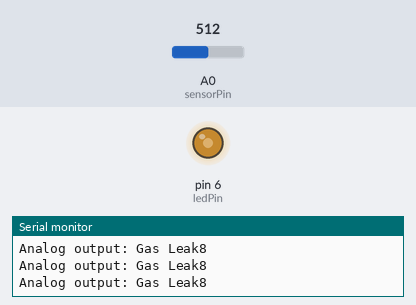
This sketch was run on a simulated Arduino Uno, built with avr-gcc and run on an emulated ATmega328P. Parts: output pins drawn as LEDs (lit = HIGH), the last lines printed to the serial monitor. Inputs (shaded band) come from the test bench; at power-on: A0 (sensorPin) = 512.

Above: at 1.3 s.
1.4 s: A0 (sensorPin) set to 279
At 2.3 s:
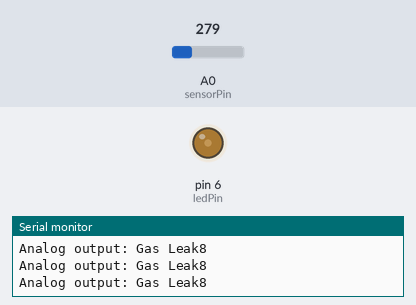
3.0 s: A0 (sensorPin) set to 247
At 3.4 s:
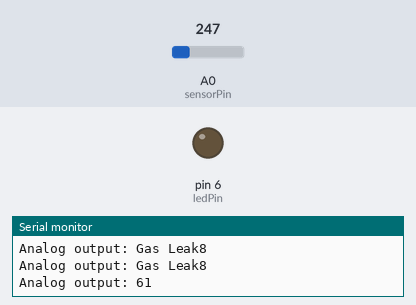
4.5 s: A0 (sensorPin) set to 716
At 5.7 s:
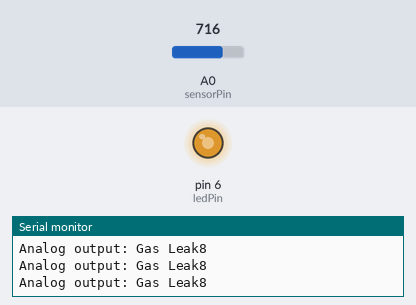
6.0 s: A0 (sensorPin) set to 900
At 7.0 s:
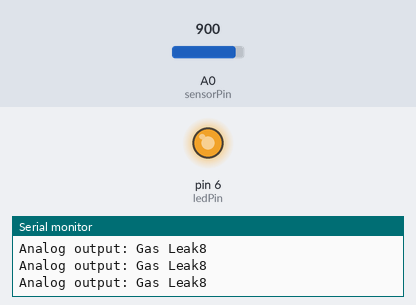
7.5 s: A0 (sensorPin) set to 511
At 8.2 s:
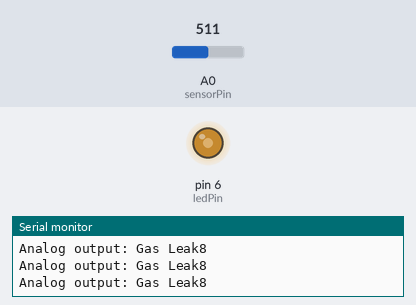
9.0 s: A0 (sensorPin) set to 122
At 9.4 s:
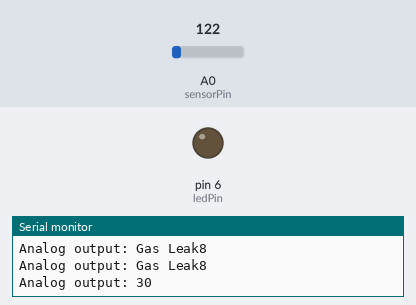
Timing chart, 0 to 11.5 s (numbered marks = the images above; inputs shaded):
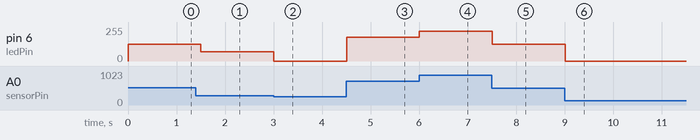

The sketch:

Gas_Sensor_using_Arduino.ino
```cpp
#define ledPin 6

#define sensorPin A0


void setup() {

  Serial.begin(9600);

  pinMode(ledPin, OUTPUT);

  digitalWrite(ledPin, LOW);

}


void loop() {

  Serial.print("Analog output: ");

  Serial.println(readSensor());

  delay(500);

}


//  This function returns the analog data to calling function

int readSensor() {

  unsigned int sensorValue = analogRead(sensorPin);  // Read the analog value from sensor

  unsigned int outputValue = map(sensorValue, 0, 1023, 0, 255); // map the 10-bit data to 8-bit data


  if (outputValue > 65){

    analogWrite(ledPin, outputValue); // generate PWM signal
    Serial.print("Gas Leak");

}
  else{

    digitalWrite(ledPin, LOW);


  return outputValue;             // Return analog moisture value

}
}
```

Measured:
- the behaviour switches between 265 and 264 on A0 (sensorPin) (found by bisection; images 1 and 2)
- after the input at 1.4 s, pin 6 (ledPin): 127/255 → 69/255 after 0.10 s
- after the input at 3.0 s, pin 6 (ledPin): 69/255 → 0/255 at once
- after the input at 4.5 s, pin 6 (ledPin): 0/255 → 178/255 at once
- after the input at 6.0 s, pin 6 (ledPin): 178/255 → 224/255 at once
- after the input at 7.5 s, pin 6 (ledPin): 224/255 → 127/255 at once
- after the input at 9.0 s, pin 6 (ledPin): 127/255 → 0/255 at once
